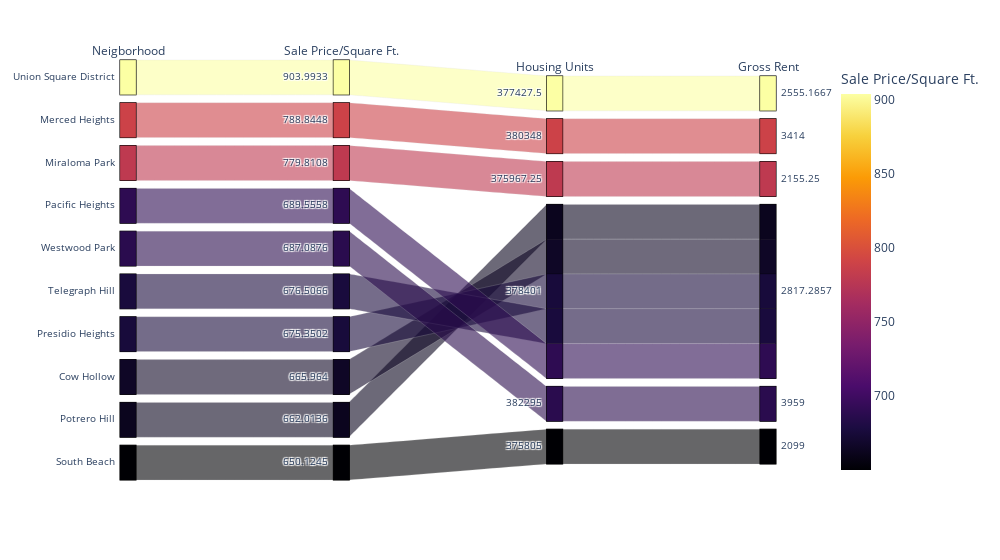

Here is the notebook cell this chart was saved with:
### Code cell
# Parallel Categories Plot
px.parallel_categories(top_10_most_expensive,
                       dimensions= ["neighborhood", "sale_price_sqr_foot", "housing_units", "gross_rent"],
                       color= "sale_price_sqr_foot",
                       labels= {"neighborhood":"Neigborhood","sale_price_sqr_foot":"Sale Price/Square Ft.","housing_units":"Housing                         Units","gross_rent":"Gross Rent"},
                       color_continuous_scale= px.colors.sequential.Inferno,
                       width= 1000)

### Figure 1 — Plotly figure (JSON) as saved in the notebook; plotly's stock layout.template omitted (floating-point values rounded to 4 significant figures)
{"data": [{"dimensions": [{"label": "Neigborhood", "values": ["Union Square District", "Merced Heights", "Miraloma Park", "Pacific Heights", "Westwood Park", "Telegraph Hill", "Presidio Heights", "Cow Hollow", "Potrero Hill", "South Beach"]}, {"label": "Sale Price/Square Ft.", "values": [904.0, 788.8, 779.8, 689.6, 687.1, 676.5, 675.4, 666.0, 662.0, 650.1]}, {"label": "Housing                         Units", "values": [377400.0, 380348, 376000.0, 378401, 382295, 378401, 378401, 378401, 378401, 375805]}, {"label": "Gross Rent", "values": [2555.0, 3414, 2155.0, 2817.0, 3959, 2817.0, 2817.0, 2817.0, 2817.0, 2099]}], "domain": {"x": [0, 1], "y": [0, 1]}, "line": {"color": [904.0, 788.8, 779.8, 689.6, 687.1, 676.5, 675.4, 666.0, 662.0, 650.1], "coloraxis": "coloraxis"}, "name": "", "type": "parcats"}], "layout": {"coloraxis": {"colorbar": {"title": {"text": "Sale Price/Square Ft."}}, "colorscale": [[0, "#000004"], [0.1111, "#1b0c41"], [0.2222, "#4a0c6b"], [0.3333, "#781c6d"], [0.4444, "#a52c60"], [0.5556, "#cf4446"], [0.6667, "#ed6925"], [0.7778, "#fb9b06"], [0.8889, "#f7d13d"], [1, "#fcffa4"]]}, "legend": {"tracegroupgap": 0}, "margin": {"t": 60}, "width": 1000}}
